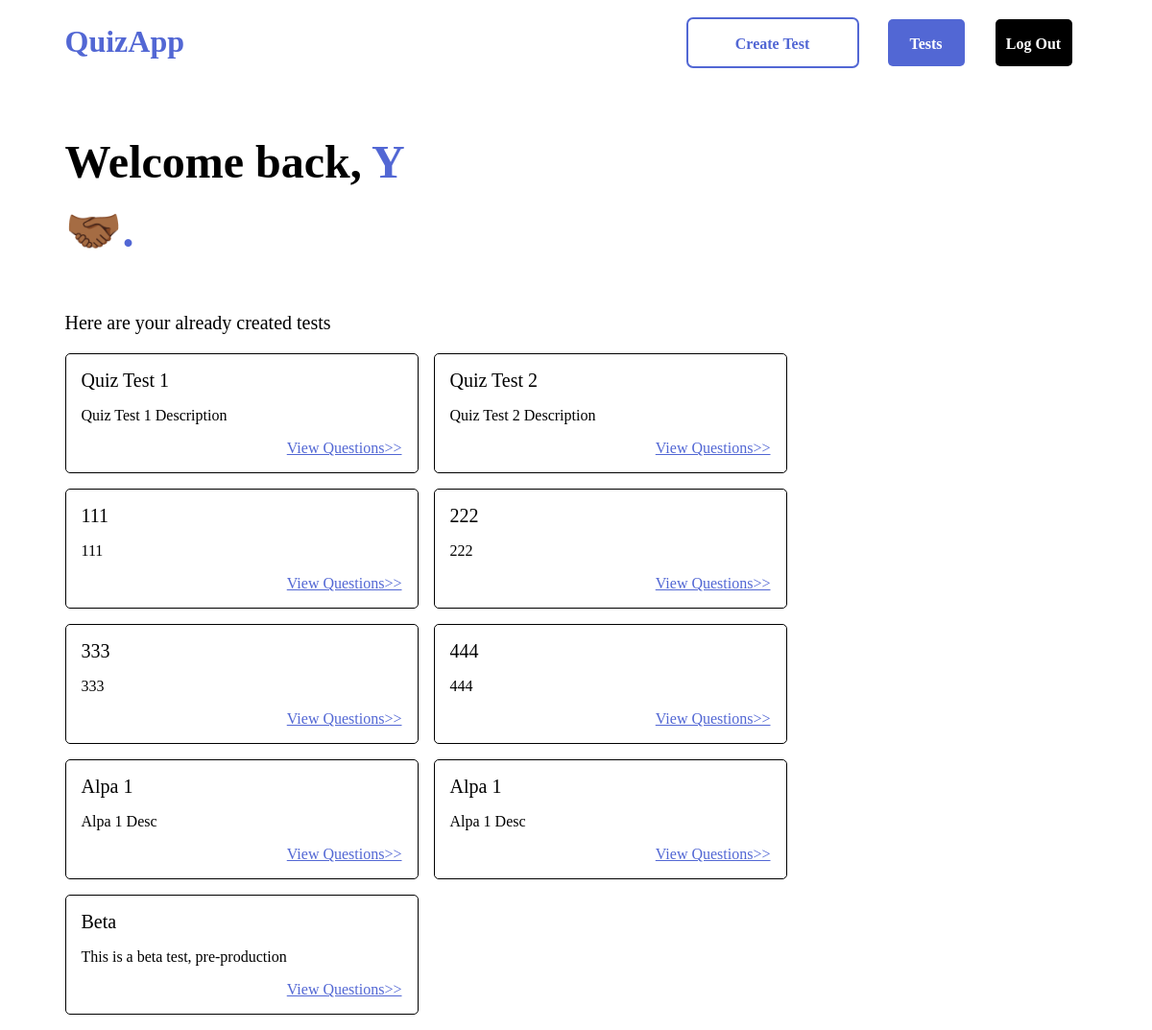
Before: / (signed in) with the older database file.
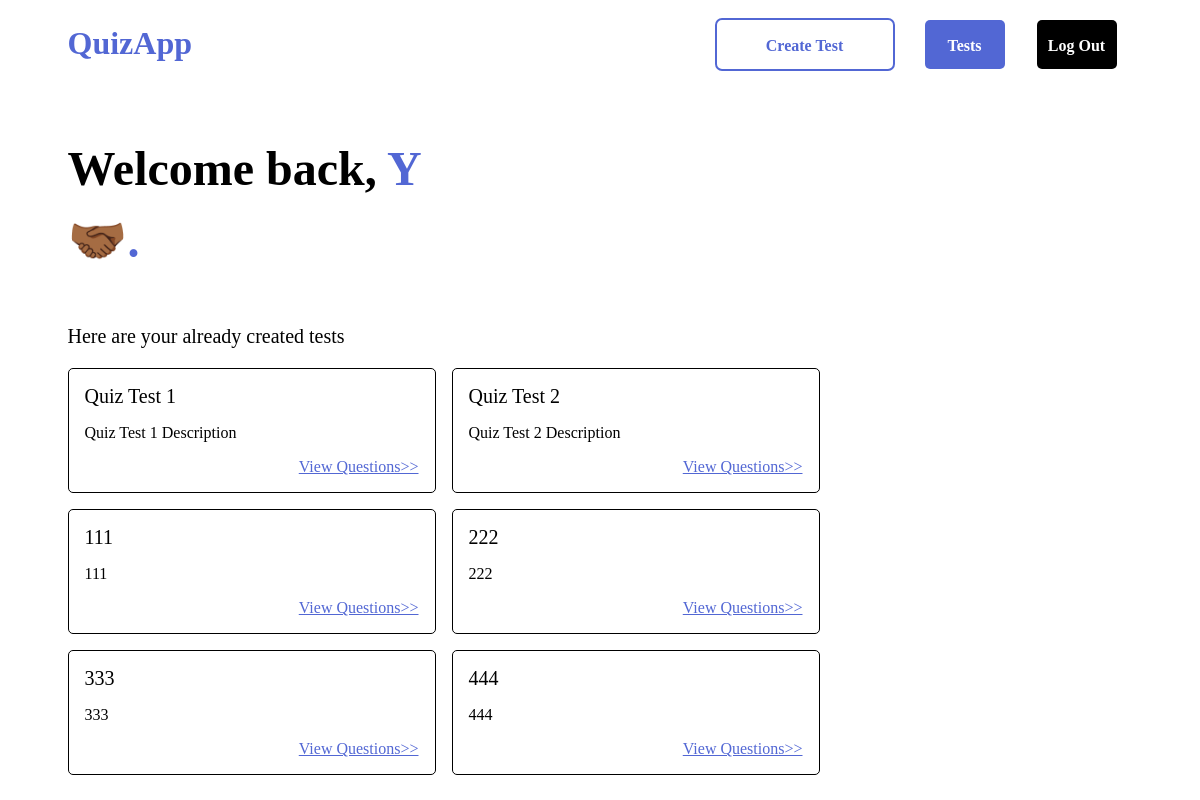
After: the same page with the newer database file.
### QuizApp/models.py (models this page shows)
class Quiz(models.Model):
    user = models.ForeignKey(User, on_delete=models.CASCADE)
    title = models.CharField(max_length=200)
    description = models.CharField(max_length=1000)

### QuizApp/views.py (the view)
# urls.py: path('', views.index, name='index'),
def index(request):
    try:
        user_id=request.user.id
        if user_id is not None:
            q = Quiz.objects.filter(user=user_id)
            return render(request, "quizapp/index.html", {
                'tests': q
            })
        return render(request, "quizapp/landingpage.html")
    except:
        return render(request, "quizapp/landingpage.html")

### QuizApp/templates/QuizApp/index.html
{% extends "quizapp/layout.html" %}
{% block body %}
    {% if tests %}
        <p class="h1">Welcome back, <span>{{user}} 🤝🏾.</span></p>
        <p class="h1f">Here are your already created tests</p>
        <div class="item-container">
            {% for test in tests %}
                <div class="item">
                    <h3>{{test.title}}</h3>
                    <p>{{test.description}}</p>
                    <a href="{% url 'tests' test.id%}">View Questions>></a>
                </div>
            {% endfor %}
        </div>
    {% else %}
        <p class="h1">Welcome, <span>{{user}} 🤝🏾.</span></p>
        <p class="h1nf">You haven't created any tests</p>
    {% endif %}
{% endblock %}

Changed rows visible on the page:
removed Quiz: title "Alpa 1", description "Alpa 1 Desc"
removed Quiz: title "Alpa 1", description "Alpa 1 Desc"
removed Quiz: title "Beta", description "This is a beta test, pre-production"
